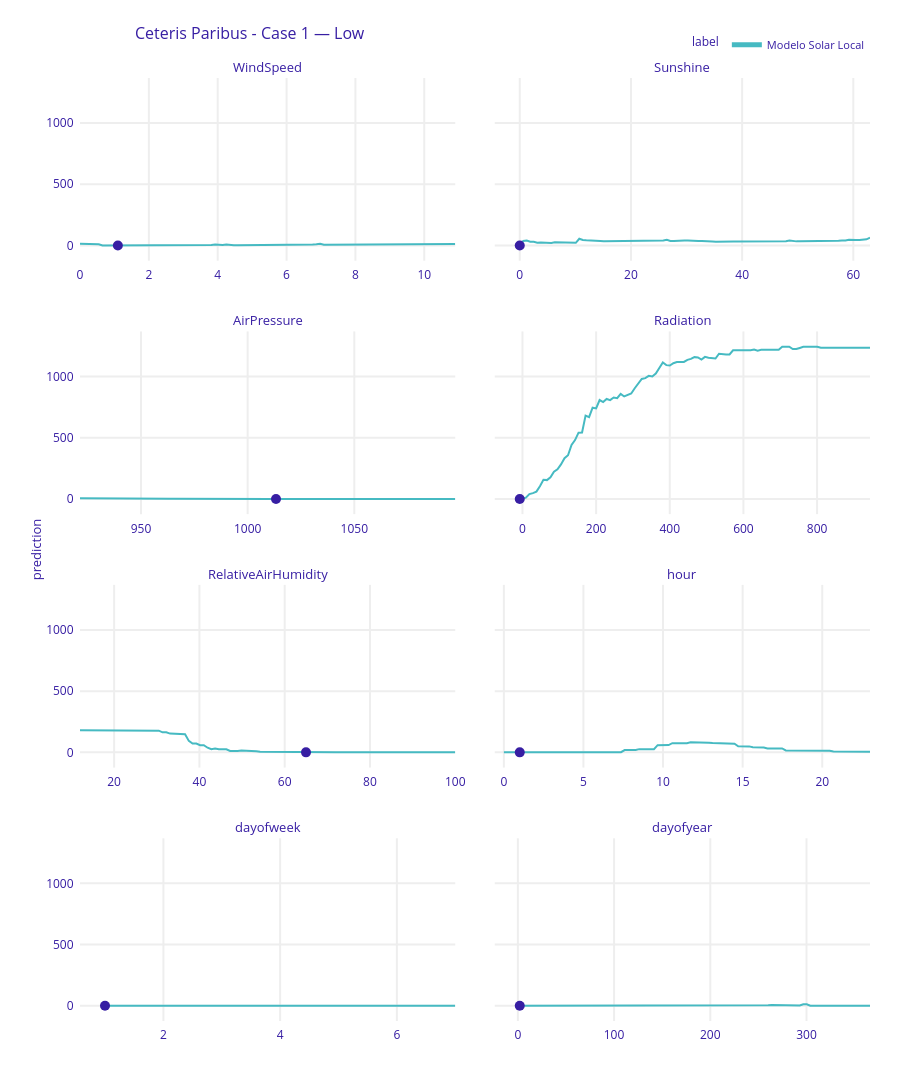
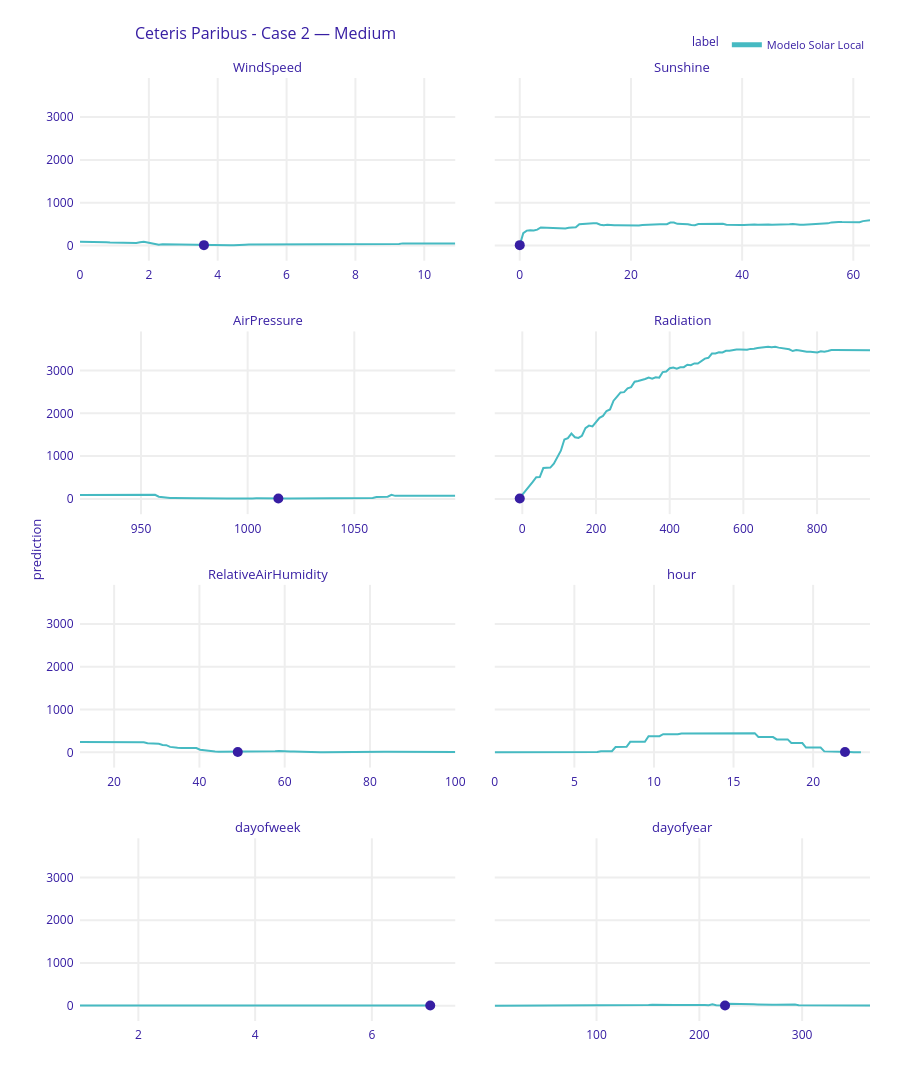
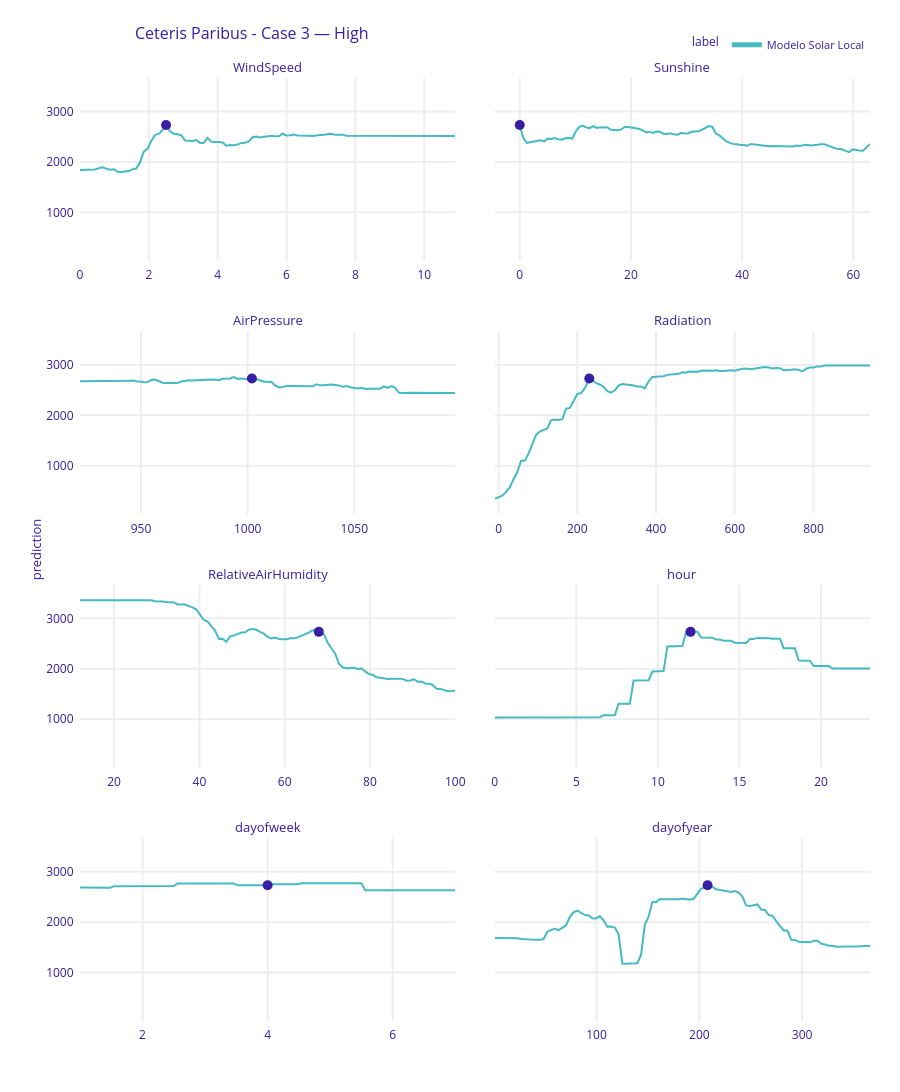

Here is the notebook cell these charts were saved with, in order:
### Code cell
# Creamos el explicador para el modelo de produccion solar
explainer_dx = dx.Explainer(model, data=X, y=y_target, label="Modelo Solar Local")

sep = '='*60
# Generamos perfiles Ceteris Paribus para los 3 casos de estudio
for case_label, idx in zip(CASE_LABELS, CASE_INDICES):
    nueva_observacion = X.iloc[idx]
    print()
    print(sep)
    print(f"Caso: {case_label}  |  Prediccion: {y_target.iloc[idx]:.2f}  |  Fecha: {df.index[idx].date()}")
    print(sep)
    cp_perfil = explainer_dx.predict_profile(new_observation=nueva_observacion)
    fig = cp_perfil.plot(show=False)
    fig.update_layout(title_text=f"Ceteris Paribus - {case_label}")
    fig.show()
